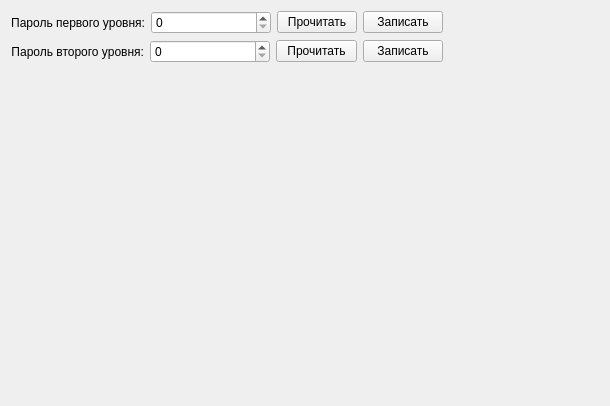
<?xml version="1.0" encoding="UTF-8"?>
<ui version="4.0">
 <class>ModbusKsuPasswordsWidget</class>
 <widget class="QWidget" name="ModbusKsuPasswordsWidget">
  <property name="geometry">
   <rect>
    <x>0</x>
    <y>0</y>
    <width>610</width>
    <height>406</height>
   </rect>
  </property>
  <property name="windowTitle">
   <string>Form</string>
  </property>
  <layout class="QVBoxLayout" name="verticalLayout_2">
   <item>
    <layout class="QHBoxLayout" name="horizontalLayout_3">
     <item>
      <layout class="QVBoxLayout" name="verticalLayout">
       <item>
        <layout class="QHBoxLayout" name="horizontalLayout">
         <item>
          <widget class="QLabel" name="labelFirstPassword">
           <property name="text">
            <string>Пароль первого уровня:</string>
           </property>
           <property name="alignment">
            <set>Qt::AlignRight|Qt::AlignTrailing|Qt::AlignVCenter</set>
           </property>
          </widget>
         </item>
         <item>
          <widget class="QSpinBox" name="spinBoxFirstPassword">
           <property name="minimumSize">
            <size>
             <width>120</width>
             <height>0</height>
            </size>
           </property>
          </widget>
         </item>
         <item>
          <widget class="QPushButton" name="buttonReadFirstPassword">
           <property name="text">
            <string>Прочитать</string>
           </property>
          </widget>
         </item>
         <item>
          <widget class="QPushButton" name="buttonWriteFirstPassword">
           <property name="text">
            <string>Записать</string>
           </property>
          </widget>
         </item>
        </layout>
       </item>
       <item>
        <layout class="QHBoxLayout" name="horizontalLayout_2">
         <item>
          <widget class="QLabel" name="labelSecondPassword">
           <property name="text">
            <string>Пароль второго уровня:</string>
           </property>
           <property name="alignment">
            <set>Qt::AlignRight|Qt::AlignTrailing|Qt::AlignVCenter</set>
           </property>
          </widget>
         </item>
         <item>
          <widget class="QSpinBox" name="spinBoxSecondPassword">
           <property name="minimumSize">
            <size>
             <width>120</width>
             <height>0</height>
            </size>
           </property>
          </widget>
         </item>
         <item>
          <widget class="QPushButton" name="buttonReadSecondPassword">
           <property name="text">
            <string>Прочитать</string>
           </property>
          </widget>
         </item>
         <item>
          <widget class="QPushButton" name="buttonWriteSecondPassword">
           <property name="text">
            <string>Записать</string>
           </property>
          </widget>
         </item>
        </layout>
       </item>
      </layout>
     </item>
     <item>
      <spacer name="horizontalSpacer">
       <property name="orientation">
        <enum>Qt::Horizontal</enum>
       </property>
       <property name="sizeHint" stdset="0">
        <size>
         <width>40</width>
         <height>20</height>
        </size>
       </property>
      </spacer>
     </item>
    </layout>
   </item>
   <item>
    <spacer name="verticalSpacer">
     <property name="orientation">
      <enum>Qt::Vertical</enum>
     </property>
     <property name="sizeHint" stdset="0">
      <size>
       <width>20</width>
       <height>283</height>
      </size>
     </property>
    </spacer>
   </item>
  </layout>
 </widget>
 <resources/>
 <connections/>
</ui>
